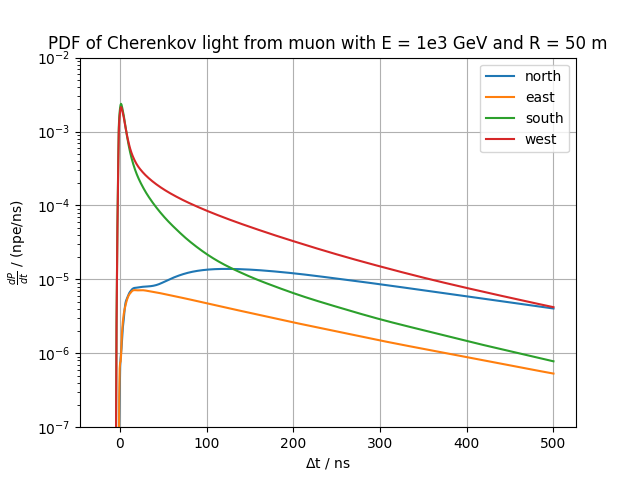

This chart was generated by the following Python code:
#!/usr/bin/env python3
# coding=utf-8
# Filename: cherenkov_muon.py
# Author: Tamas Gal <[email redacted]>
"""
Plot PDF of Cherenkov light from muon using Jpp interpolation tables.

Usage:
    cherenkov_muon.py [options]
    cherenkov_muon.py (-h | --help)

Options:
    -f FILE_DESCRIPTOR  Descriptor of the PDFs [default: $JPP_DIR/data/J%p.dat].
    --energy=<GeV>      Muon energy [default: 1e3].
    --distance=<m>      Distance of approach [default: 50].
    --tts=<ns>          PMT time smearing [default: 0.0].
    --xmin=<ns>         X-axis minimum [default: -20].
    --xmax=<ns>         X-axis maximum [default: 500].
    --ymin=<P/t>        Y-axis minimum [default: 1e-7].
    --ymax=<P/t>        Y-axis maximum [default: 1e-2].
    --n-points=<n>      Number of points to calculate [default: 1000].
    -o OUTFILE          Plot file [default: cherenkov_muon.png].
    -h --help           Show this screen.

"""
from docopt import docopt
docopt(__doc__)

import functools
import os

import matplotlib
matplotlib.use("Agg")
import matplotlib.pyplot as plt
import numpy as np
import jppy


def main():
    from docopt import docopt
    args = docopt(__doc__)

    directions = {
        "north": (0, 0),
        "east": (np.pi / 2, 0),
        "south": (np.pi, 0),
        "west": (np.pi / 2, np.pi)
    }

    muon_pdf = jppy.pdf.JMuonPDF(os.path.expandvars(args['-f']),
                                 TTS=float(args['--tts']))

    xs = np.linspace(float(args['--xmin']), float(args['--xmax']),
                     int(args['--n-points']))

    fig, ax = plt.subplots()

    for direction, (theta, phi) in directions.items():
        pdf = lambda t: muon_pdf.calculate(E=float(args['--energy']),
                                           R=float(args['--distance']),
                                           theta=theta,
                                           phi=phi,
                                           t1=t).f
        ax.plot(xs, list(map(pdf, xs)), label=direction)
        ax.set_yscale("log")

    plt.title(
        "PDF of Cherenkov light from muon with E = {} GeV and R = {} m".format(
            args['--energy'], args['--distance']))
    plt.ylim([float(args['--ymin']), float(args['--ymax'])])
    plt.ylabel(r"$\frac{dP}{dt}$ / (npe/ns)")
    plt.xlabel(r"$\Delta$t / ns")
    plt.legend()
    plt.grid(True)
    plt.savefig(args['-o'])
    print("The plot has been saved as {}".format(args['-o']))


if __name__ == '__main__':
    main()
